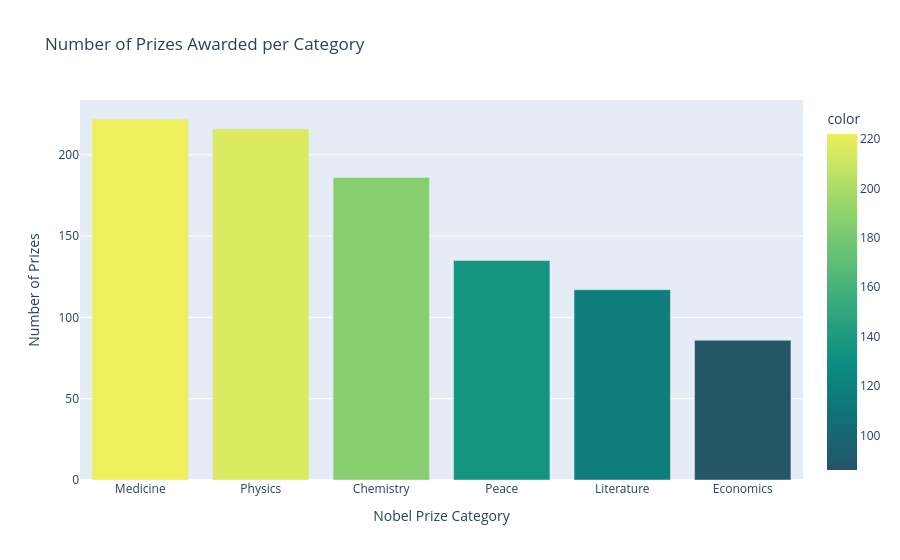

This figure's notebook cell:
### Code cell
# Create a plotly bar chart with the number of prizes awarded by category.
prizes_by_category = df_data.category.value_counts()
print(prizes_by_category)
bar = px.bar(x=prizes_by_category.index, 
         y=prizes_by_category.values, 
         title='Number of Prizes Awarded per Category',
         color = prizes_by_category.values,
         color_continuous_scale='aggrnyl')
bar.update_layout(xaxis_title='Nobel Prize Category', 
                    coloraxis_showscale=True,
                    yaxis_title='Number of Prizes')
bar.show()

### Figure 1 — Plotly figure (JSON) as saved in the notebook; plotly's stock layout.template omitted (floating-point values rounded to 4 significant figures)
{"data": [{"hovertemplate": "x=%{x}<br>y=%{y}<br>color=%{marker.color}<extra></extra>", "legendgroup": "", "marker": {"color": [222, 216, 186, 135, 117, 86], "coloraxis": "coloraxis", "pattern": {"shape": ""}}, "name": "", "orientation": "v", "showlegend": false, "textposition": "auto", "type": "bar", "x": ["Medicine", "Physics", "Chemistry", "Peace", "Literature", "Economics"], "xaxis": "x", "y": [222, 216, 186, 135, 117, 86], "yaxis": "y"}], "layout": {"barmode": "relative", "coloraxis": {"autocolorscale": false, "colorbar": {"title": {"text": "color"}}, "colorscale": [[0, "rgb(36, 86, 104)"], [0.1667, "rgb(15, 114, 121)"], [0.3333, "rgb(13, 143, 129)"], [0.5, "rgb(57, 171, 126)"], [0.6667, "rgb(110, 197, 116)"], [0.8333, "rgb(169, 220, 103)"], [1, "rgb(237, 239, 93)"]], "showscale": true}, "legend": {"tracegroupgap": 0}, "title": {"text": "Number of Prizes Awarded per Category"}, "xaxis": {"anchor": "y", "domain": [0, 1], "title": {"text": "Nobel Prize Category"}}, "yaxis": {"anchor": "x", "domain": [0, 1], "title": {"text": "Number of Prizes"}}}}
